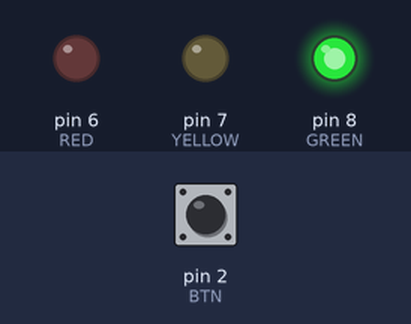
Simulated run of this sketch. Board: Arduino Uno, built with avr-gcc and run on an emulated ATmega328P. On the bench: output pins drawn as LEDs (lit = HIGH). The test bench sets the inputs (shaded band); at power-on: pin 2 (BTN) HIGH.

Above: at 1.2 s.
1.3 s: pin 2 (BTN) pulled LOW for 0.15 s
At 10.0 s:
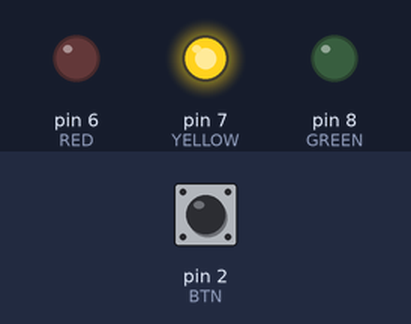
At 10.8 s:
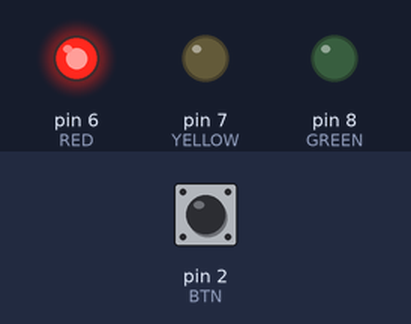
Timing chart, 0 to 20.8 s (numbered marks = the images above; inputs shaded):
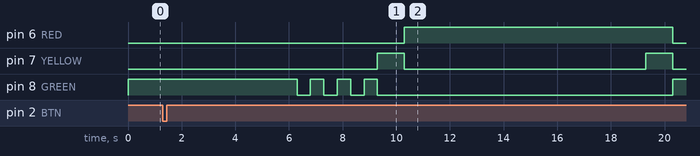

Measured:
- after the input at 1.3 s, pin 6 (RED): LOW → HIGH after 9.0 s, → LOW 10.0 s later; pin 7 (YELLOW): alternates HIGH for 1.0 s and LOW for 9.0 s, starting after 8.0 s; pin 8 (GREEN): goes 3 × (LOW 0.50 s, HIGH 0.50 s), LOW 11.0 s, then HIGH, starting after 5.0 s

The sketch:

task08_traffic_button.ino
```cpp
// Задание 8: светофор по кнопке
const int GREEN = 8;
const int YELLOW = 7;
const int RED = 6;
const int BTN = 2;
const int N = 10;

void setup() {
  pinMode(GREEN, OUTPUT);
  pinMode(YELLOW, OUTPUT);
  pinMode(RED, OUTPUT);
  pinMode(BTN, INPUT_PULLUP);
}

void loop() {
  digitalWrite(GREEN, HIGH);                 // ожидание нажатия
  while (digitalRead(BTN) == HIGH) { }

  delay(5000);                               // 5 секунд до переключения

  for (int i = 0; i < 3; i++) {              // зелёный мигает
    digitalWrite(GREEN, LOW);  delay(500);
    digitalWrite(GREEN, HIGH); delay(500);
  }
  digitalWrite(GREEN, LOW);

  digitalWrite(YELLOW, HIGH); delay(1000);   // жёлтый
  digitalWrite(YELLOW, LOW);

  digitalWrite(RED, HIGH);                   // красный
  delay((N - 1) * 1000UL);
  digitalWrite(YELLOW, HIGH); delay(1000);   // красный + жёлтый
  digitalWrite(RED, LOW);
  digitalWrite(YELLOW, LOW);
}
```
